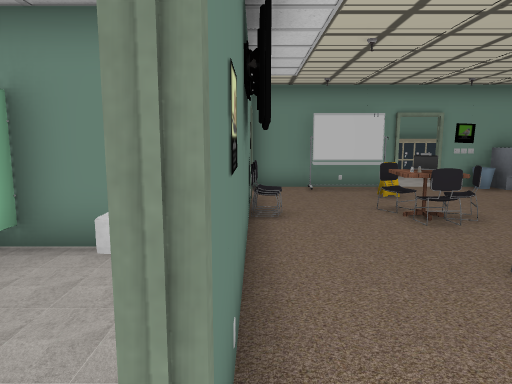
[1] (above)

18 first-person views from a walk through a Unity game level. The camera is 1.4 m above the floor, tilts 8° down and sees 70° across. The floor is counted in squares, 1 m on a side. Each view is taken from the middle of a square. On the plan, view 1 faces up. The plan holds only what a view shows up to about 16 squares ahead; the rest is blank. The player is left out. Door leaves are left out, so doorways stand open. Some surface patterns are stand-ins.

[2]
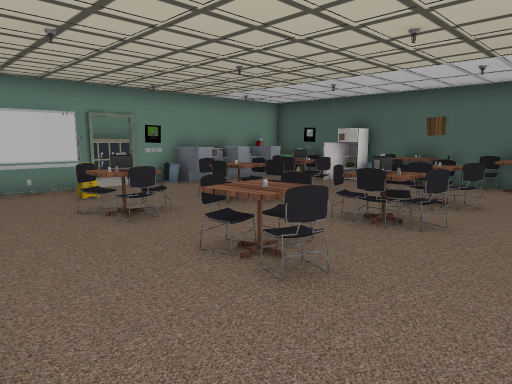

[3]
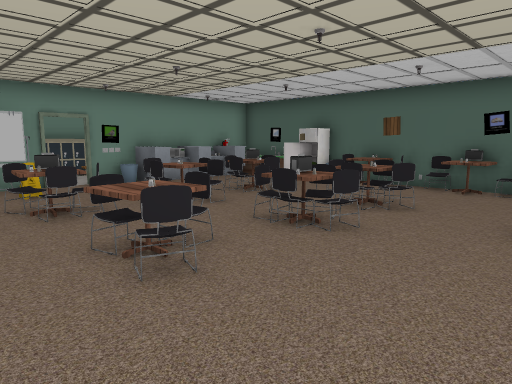

[4]
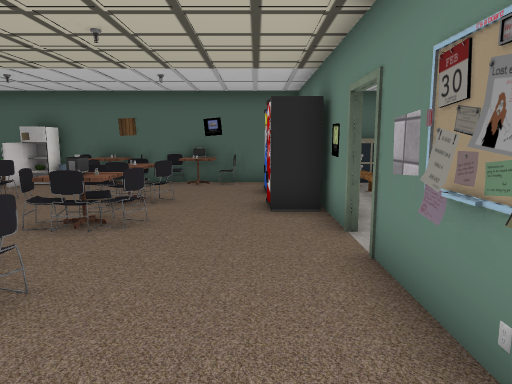

[5]
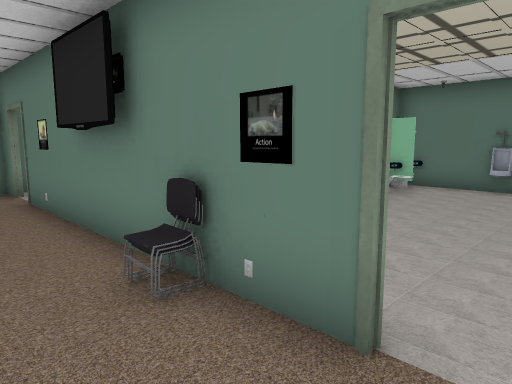

[6]
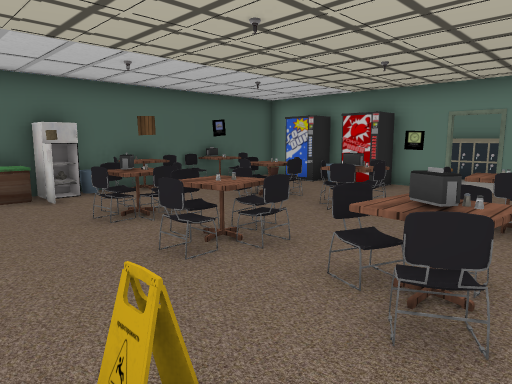

[7]
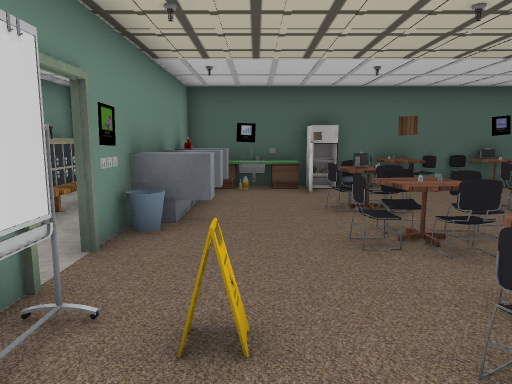

[8]
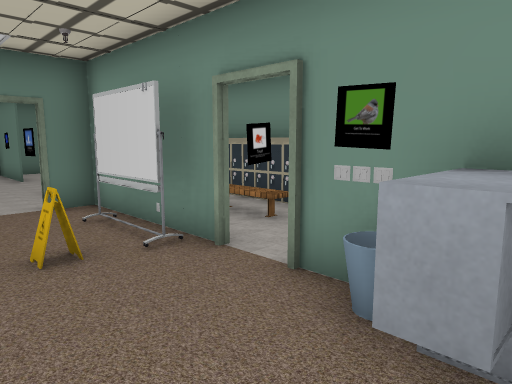

[9]
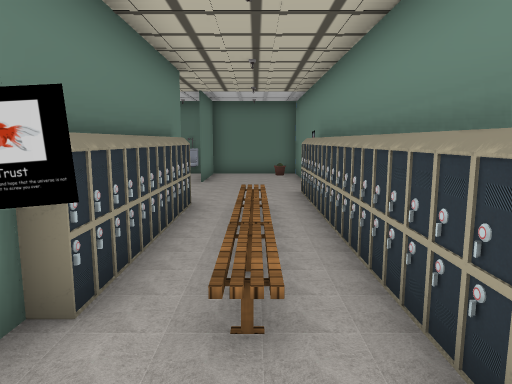

[10]
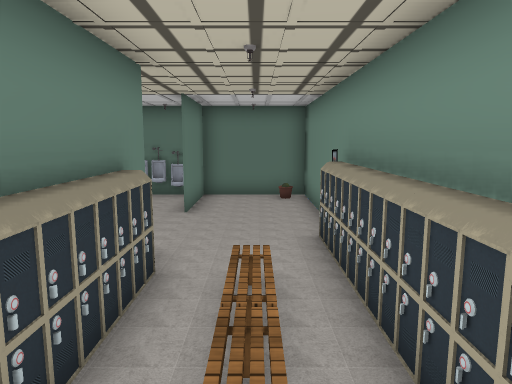

[11]
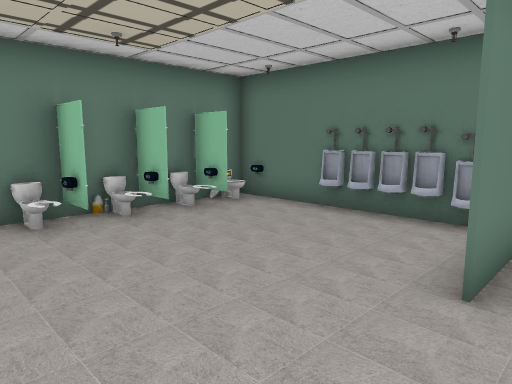

[12]
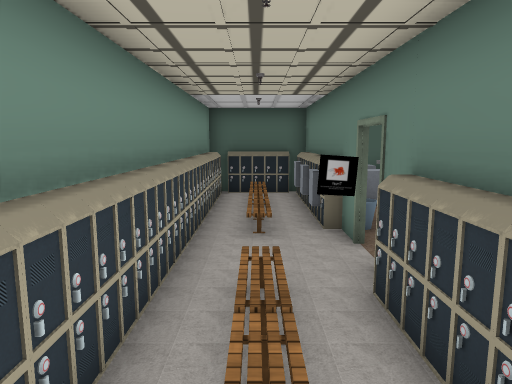

[13]
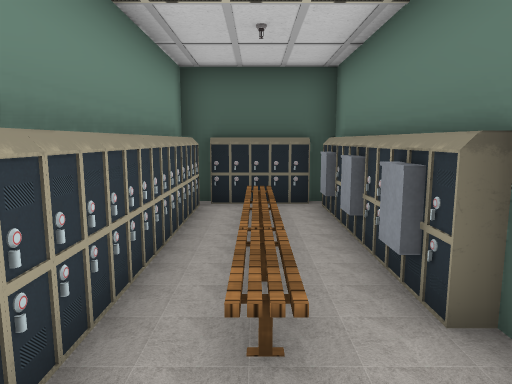

[14]
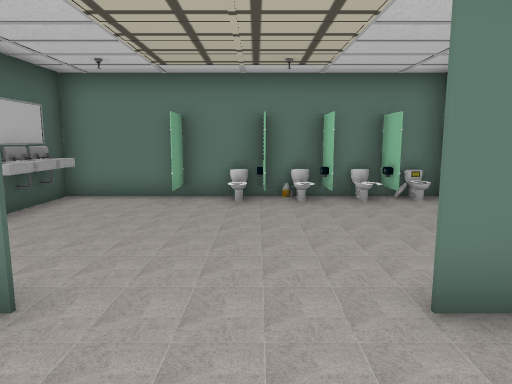

[15]
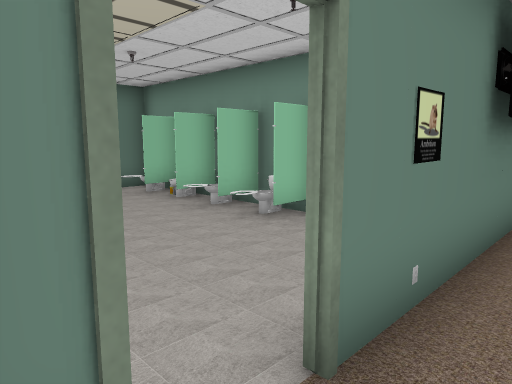

[16]
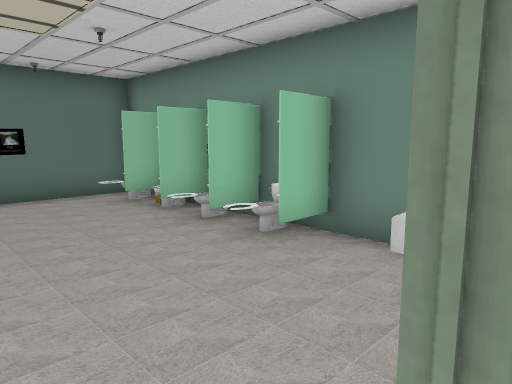

[17]
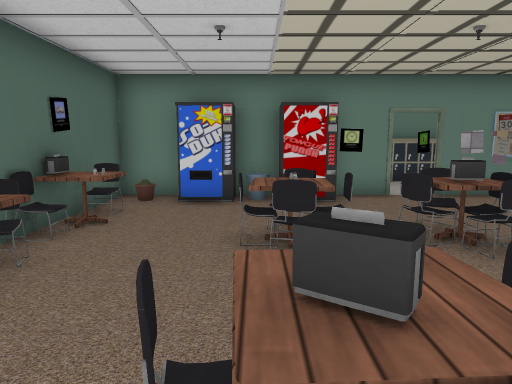

[18]
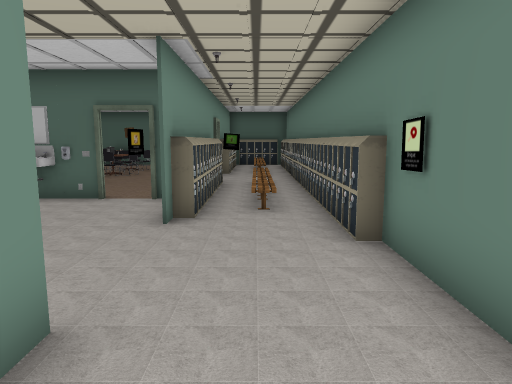

### Floor plan
Key: @ floor where view 1 was taken; # wall or solid block; x gap in a wall; . floor; / step, stairs or slope; D open door; = window, fence, low wall or low ledge; ^ raised ledge; O other object.
Columns run from 10 left of view 1 to 13 right of it. Each row starts with its distance up from view 1.
 15 ########################
 14 #O....OOOOOOOOOOOOOOOOO#
 13 #.......//////..//////O#
 12 #............OD.././.#O#
 11 ####....OOOOOOD.#OOOOOO#
 10 #........D#......^=^^^^#
  9 ##........x...........O#
  8 ##........#.....O....#^#
  7 #........OO..OO.x.OO..O#
  6 #DDDDDD#.O#..OOOOOOO..##
  5 #OO#OOO####..........O #
  4 #DO/##O#. #..O..O..O..O#
  3 #DDDDDDD. #..OOOOOOO..O#
  2 #........O#..O..O.O..OO#
  1   ........#...........##
  0      ....D@............#
 -1    #....###.###.######.#
 -2    .....OOOOOODD.O     #
 -3  . ......O////../      #
 -4    ...............    O#
 -5     ##OOOOOOOOOOOO

Where each view was taken, in squares from view 1:
view 1: 0 up, 0 right, facing up
view 2: 0 up, 0 right, facing up-right
view 3: 1 down, 1 right, facing up-right
view 4: 0 up, 0 right, facing right
view 5: 10 up, 2 right, facing down-left
view 6: 10 up, 2 right, facing down-right
view 7: 9 up, 1 right, facing right
view 8: 8 up, 8 right, facing up-left
view 9: 13 up, 6 right, facing left
view 10: 13 up, 3 right, facing left
view 11: 12 up, 3 left, facing down-left
view 12: 13 up, 1 left, facing right
view 13: 13 up, 4 right, facing right
view 14: 14 up, 5 left, facing down
view 15: 1 down, 1 right, facing up-left
view 16: 0 up, 0 right, facing up-left
view 17: 8 up, 9 right, facing down
view 18: 3 down, 9 left, facing right
